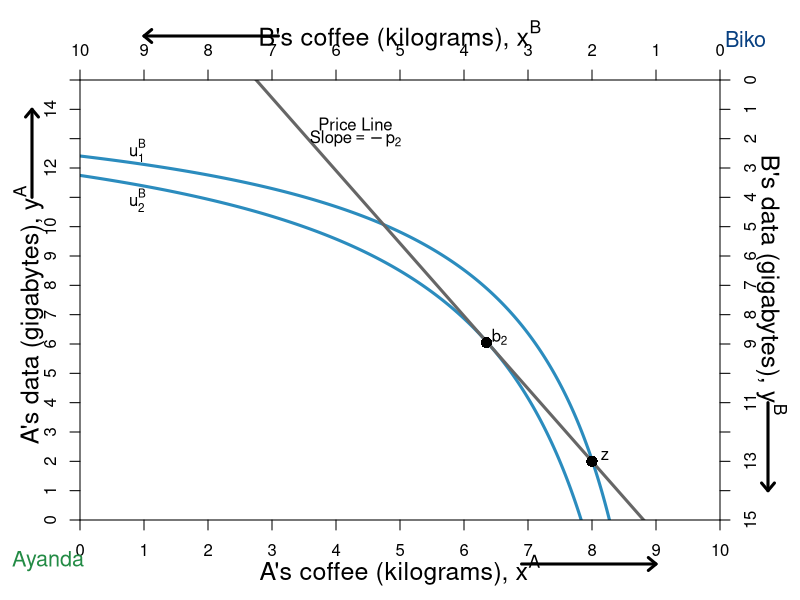

This figure's R source:
#require(ggplot2)
require(shape)
#pdf(file = "property_psp1_offerSTEP1.pdf", width = 9, height = 7)
#pdf(file = "property_psp1_offerSTEP2.pdf", width = 9, height = 7)
#pdf(file = "property_psp1_offerSTEP3.pdf", width = 9, height = 7)
#pdf(file = "property_psp1_offerSTEP4.pdf", width = 9, height = 7)
pdf(file = "property/property_psp1_offer_step2.pdf", width = 9, height = 7)

#Set parameters for graphics
axislabelsize <- 1.5
graphlinewidth <- 3
namesize <- 1.3

COL <- c("#7fc97f", "#beaed4", "#fdc086", "#ffff99", "#386cb0", "#f0027f", "#bf5b17", "#666666")
COLA <- c("#99d8c9","#66c2a4","#41ae76", "#238b45", "#005824")
COLB <- c("#4eb3d3", "#2b8cbe", "#0868ac","#084081")


indiffcurveA1 <- function(x, U = 4, A = 1, a = 0.5) {
  ((((U-2)/A)*(1/x)^a)^(1/(1-a)))
}

indiffcurveA2 <- function(x, U = 4, A = 1, a = 0.5) {
  (((U/A)*(1/x)^a)^(1/(1-a)))
}

indiffcurveA3 <- function(x, U = 6.196918, A = 1, a = 0.5) {
  (((U/A)*(1/x)^a)^(1/(1-a)))
}

indiffcurveA4 <- function(x, U = 6.984164, A = 1, a = 0.5) {
  ((((U)/A)*(1/x)^a)^(1/(1-a)))
}

paretoEC <- function(x) {
  (3/2)*x
}

MonopolyPrice <- function(x) {
  21.82142 - 2.477677*x 
}

PriceLine <- function(x, intercept = 10, slope = 1) {
  intercept - slope*x 
}


OfferCurveA <- function(x) {
  x/(x  - 4)
}

mrsplot <- function(x) {
  (13/2)*(x/(9-x)^2)
}

OfferCurveB <- function(x) {
  15 - (13/2)*(10 - x)/(9 - x)
}

#Deriving the offer curves: let py = 1
#wA = 8px + 2py = 8px + 2; Demand: x = w/2px => x = 4 + 1/px => px = 1/(x - 4)
#Offer curve is y = px*x => (1/(x-4))*x = x/(x-4) defined for x neq 4
#wA = 2px + 13py = 2px + 13; Demand: x = w/2px => x = 1 + 13/2px => px = 13/2(x - 1)
#B's Offer curve is y = px*x => (13/2)(1/(x-1))*x = (13/2)(x/(x-1)
#Therefore in terms of yA and xA:
#15 - y = (13/2)*(10 - x)/(10 - x - 1)
#Therefore y = 15 - (13/2)*(10-x)/(9 - x) defined for x neq 9
#The tangency of the indifference curve and the offer curve gives mrsplot
#Where mrsplot equals that offer curve, we get x = (3/17)*(51 - sqrt(221)) = 6.376576; 
#So y = 6.022321; therefore u = (6.376576^0.5)*(6.022321^0.5)

indiffcurveBneg1 <- function(x, U = 5.09, A = 1, a = 0.5) {
  15 - (((U/A)*(1/(10 - x))^a)^(1/(1-a)))
}

indiffcurveBneg2 <- function(x, U = 5.703502, A = 1, a = 0.5) {
  15 - (((U/A)*(1/(10 - x))^a)^(1/(1-a)))
}


par(mar =  c(4, 4, 4, 4))
xlims <- c(0, 10)
ylims <- c(0, 15)
xlims2 <- c(10, 0)
ylims2 <- c(15, 0)

plot(0, 0, xlim = xlims, ylim = ylims, type = "n",
     xlab = "",
     ylab = "", 
     xaxt = "n", 
     yaxt = "n", 
     cex.lab = axislabelsize, 
     bty = "n",
     xaxs="i", 
     yaxs="i")


npts <- 500 
npts2 <- 501

#Specify the sequences of points for graphing. 
xx1 <- seq(xlims[1], xlims[2], length.out = npts)
yy1 <- indiffcurveA2(xx1, U = 4, A = 1, a = 0.5)
yy2 <- indiffcurveA2(xx1)

xx2 <- seq(4, xlims[2], length.out = npts)
xx3 <- seq(xlims[1], 9, length.out = npts)

#Draw the lines for the graphs
#lines(xx1, mrsplot(xx1), col = COL[1], lwd = graphlinewidth)
lines(xx1, indiffcurveBneg1(xx1), col = COLB[2], lwd = graphlinewidth)
lines(xx1, indiffcurveBneg2(xx1), col = COLB[2], lwd = graphlinewidth)
#lines(xx1, indiffcurveBneg2(xx1, U = 6.4), col = COLB[2], lwd = graphlinewidth)
#lines(xx1, indiffcurveBneg2(xx1, U = 7.5), col = COLB[2], lwd = graphlinewidth)

#lines(xx3, OfferCurveB(xx3), col = COLB[4], lwd = graphlinewidth+1)
lines(xx1, MonopolyPrice(xx1), col = COL[8], lwd = graphlinewidth)
#lines(xx1, PriceLine(xx1), col = COL[8], lwd = graphlinewidth)
#lines(xx1, PriceLine(xx1, intercept = 15, slope = 1.63), col = COL[8], lwd = graphlinewidth)
#lines(xx1, PriceLine(xx1, intercept = 50, slope = 6), col = COL[8], lwd = graphlinewidth)

#Customize ticks and labels for the plot
ticksy <- seq(from = 0, to = 15, by = 1)
ylabels <- seq(from = 0, to = 15, by = 1)
ticksx <- seq(from = 0, to = 10, by = 1)
xlabels <- seq(from = 0, to = 10, by = 1)
axis(1, at = ticksx, pos = 0, labels = xlabels)
axis(2, at = ticksy, pos = 0, labels = ylabels, las = 0)

#Axis labels
mtext(expression(paste("A's coffee (kilograms), ", x^A)), side=1, line = 2.5, cex = axislabelsize)
text(-0.8, 7, expression(paste("A's data (gigabytes), ", y^A)), xpd = TRUE, cex = axislabelsize, srt = 90) 

#Add arrows:
arrows(-0.75, 11, -0.75, 14, xpd = TRUE, length=0.1,angle=40,lwd=3)
arrows(6.9, -1.5, 9, -1.5, xpd = TRUE, length=0.1,angle=40,lwd=3)

#Annotation of the three graphs and the NE
#text(9.6, 0.9, expression(u[1]^A))
# text(9.6, 2.2, expression(u[1]^A))
# text(9.6, 4.4, expression(u[2]^A))
#text(9.6, 5.9, expression(u[4]^A))

#Perhaps useful point to label the unused intersection of the participation constraints
#points(1.34, 12, pch = 16, col = "black", cex = 1.5)



#Pareto efficiency curve
# segments(3.27, 4.9, 5.84, 8.77, lty = 1, lwd = graphlinewidth, col = COL[2])
# text(4.7, 5, expression("Pareto Efficient Curve"))
# Arrows(4.5, 5.3, 4.5, 6.2, col = "black", lty = 1, lwd = 2, arr.type = "triangle", arr.lwd = 0.5)
#Label B's offer curve
#text(1, 3, expression("B's Offer Curve"))
 #Arrows(1, 3.3, 1, 7.2, col = "black", lty = 1, lwd = 2, arr.type = "triangle", arr.lwd = 0.5)

#First Price Line
# text(6.8, 13.5, expression(paste("Price Line")))
# text(6.8, 13, expression(paste("Slope", phantom()==-p[1])))

#Second price line
text(4.3, 13.5, expression(paste("Price Line")))
text(4.3, 13, expression(paste("Slope", phantom()==-p[2])))

#Third price line
# text(2, 13.5, expression(paste("Price Line")))
# text(2, 13, expression(paste("Slope", phantom()==-p[3])))


# Arrows(6.3, 13, 3.8, 13, col = "black", lty = 1, lwd = 2, arr.type = "triangle", arr.lwd = 0.5)

#  text(8, 13.5, expression(paste("Different price lines")))
# text(8, 13, expression(paste("going through the endowment")))
#  text(8, 12.5, expression(paste("and tangent to B's ICs")))
#  text(8, 12, expression(paste("form the offer curve")))
# text(7, 13, expression(paste("Slope", phantom()==-p[m])))
# Arrows(6.3, 13, 3.8, 13, col = "black", lty = 1, lwd = 2, arr.type = "triangle", arr.lwd = 0.5)

#Add a point for the initial endowment
points(8, OfferCurveB(x = 8), pch = 16, col = "black", cex = 1.5)
text(8+0.2, OfferCurveB(x = 8) + 0.2, expression(z))


#Add a point for the initial endowment
points(6.35, OfferCurveB(x = 6.35), pch = 16, col = "black", cex = 1.5)
text(6.35 + 0.2, OfferCurveB(x = 6.35) + 0.2, expression(b[2]))

#Add a point for the initial endowment
# points(5, OfferCurveB(x = 5), pch = 16, col = "black", cex = 1.5)
#text(5 + 0.2, OfferCurveB(x = 5) + 0.3, expression(b[3]))

#Add a point for the initial endowment
#points(2.5, OfferCurveB(x = 2.5), pch = 16, col = "black", cex = 1.5)
# text(2.5 + 0.2, OfferCurveB(x = 2.5) + 0.3, expression(b[4]))


text(-0.5, -1.4, expression("Ayanda"), xpd = TRUE, cex = namesize, col = COLA[4])
text(10.4, 16.4, expression("Biko"), xpd = TRUE, cex = namesize, col = COLB[4])

#Set up second axes and labels

par(new = TRUE)

#Use the same x and ylims as previously, but with locations switched
xlims2 <- c(10, 0)
ylims2 <- c(15, 0)

#Leave the ylab and xlab blank to ensure no axes titles
plot(0, 0, xlim = xlims2, ylim = ylims2, type = "n",
     xlab = expression(paste("")),
     ylab = expression(paste("")),
     xaxt = "n", 
     yaxt = "n", 
     cex.lab = 1.3, 
     bty = "n",
     xaxs="i", 
     yaxs="i")

#Set up axes at sides 3 and 4 (top and right)
axis(side = 3, at = ticksx, pos = 0, labels = xlabels)
axis(side = 4, at = ticksy, pos = 0, labels = ylabels, las = 0)

text(5, -1.5, expression(paste("B's coffee (kilograms), ", x^B)), xpd = TRUE, cex = axislabelsize)
text(-0.8, 7, expression(paste("B's data (gigabytes), ", y^B)), xpd = TRUE, cex = axislabelsize, srt = 270) 

#Add arrows:
arrows(-0.75, 11, -0.75, 14, xpd = TRUE, length=0.1,angle=40,lwd=3)
arrows(6.9, -1.5, 9, -1.5, xpd = TRUE, length=0.1,angle=40,lwd=3)


#Functions for B's indifference curves
indiffcurveB1 <- function(x, U = 5.09, A = 1, a = 0.5) {
  ((((U-2)/A)*(1/x)^a)^(1/(1-a)))
}

indiffcurveB2 <- function(x, U = 5.09, A = 1, a = 0.5) {
  (((U/A)*(1/x)^a)^(1/(1-a)))
}

indiffcurveB3 <- function(x, U = 5.703502, A = 1, a = 0.5) {
  ((((U)/A)*(1/x)^a)^(1/(1-a)))
}

indiffcurveB4 <- function(x, U = 8.244574, A = 1, a = 0.5) {
  ((((U)/A)*(1/x)^a)^(1/(1-a)))
}

indiffcurveB5 <- function(x, U = 9, A = 1, a = 0.5) {
  ((((U)/A)*(1/x)^a)^(1/(1-a)))
}



#lines(xx1, indiffcurveB1(xx1), col = COLB[3], lwd = graphlinewidth)
#lines(xx1, indiffcurveB2(xx1), col = COLB[3], lwd = graphlinewidth)
#lines(xx1, indiffcurveB3(xx1), col = COLB[3], lwd = graphlinewidth)
#lines(xx1, indiffcurveB4(xx1), col = COLB[3], lwd = graphlinewidth)

#Label B's indifference curves
text(9.1, 2.4, expression(u[1]^B))
text(9.1, 4.1, expression(u[2]^B))
#text(9.1, 5, expression(u[3]^B))
 #text(9.1, 6.7, expression(u[4]^B))








#Label a point on the middle of the curve
#points(5, 7.5, pch = 16, col = "black", cex = 1.5)
#text(5, 7, expression(i))

#(5^0.5)*(7.5^0.5) = 6.123724

#Add point for comparison to participation constraint
#points(6.2, 1.55, pch = 16, col = "black", cex = 1.5)
#text(6.1, 1.2, expression(d))


#Calculate TIOLI power allocation for B
#mrs(x,y) => pareto efficient curve is (3/2)x = y
#A's initital utility is 4 = u(8,2) = (8^0.5)*(2^0.5)
#Therefore substitute in the contract curve u_e^A = 4 = (x^A)^(0.5)(3/2*x^A)^0.5
# => x^A = 4/((3/2)^0.5) = 3.27 => x^B = 6.73
# => y^A = 3/2(x^A) = 4.9 => y^B = 10.1

#Add point g for B's TIOLI power
# points(6.73, 10.1, pch = 16, col = "black", cex = 1.5)
# text(6.73, 10.6, expression(g))

#Calculate TIOLI power allocation for A
#mrs(x,y) => pareto efficient curve is (3/2)x = y
#A's initital utility is 4 = u(8,2) = (8^0.5)*(2^0.5)
#Therefore substitute in the contract curve u_e^A = 4 = (x^A)^(0.5)(3/2*x^A)^0.5
# => x^B = 5.09/((3/2)^0.5) = 4.16 => x^A = 5.84
# => y^B = 3/2(x^B) = 6.23 => y^A = 8.77 
#=> u^A = (5.84^0.5)*(8.77^0.5) = 7.156591
#Add point f for A's TIOLI power
# points(4.16, 6.23, pch = 16, col = "black", cex = 1.5)
# text(4.16, 5.8, expression(f))


#Annotating B's endowment
# text(1.8, 12.5, expression(e))

#Annotating a point that is a Pareto improvement over e.
# points(3.623424, 8.977679, pch = 16, col = "black", cex = 1.5)
# text(3.5, 8.6, expression(m))
#(2.94^0.5)*(12.76^0.5)

#Label Pareto Improving Lens
#text(7, 5, expression(paste("Pareto-Improving Lens")))

dev.off()
